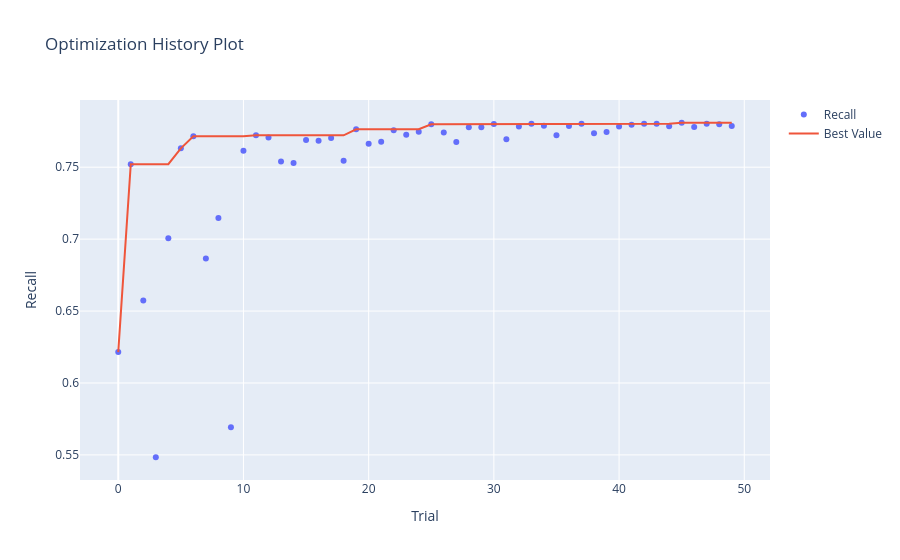
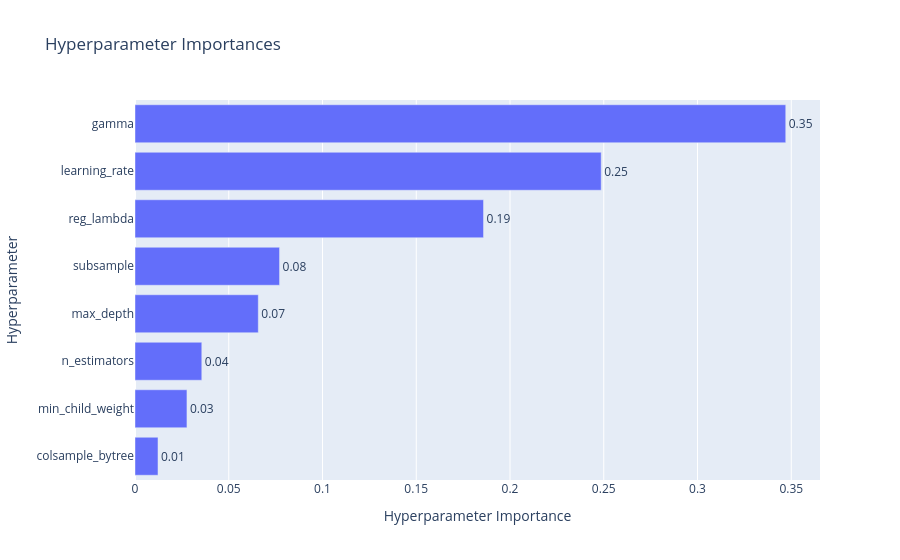

Notebook source saved alongside these figures, in order:
### Code cell
fig1 = viz.plot_optimization_history(study_xgb, target_name="Recall")
fig1.show()

fig2 = viz.plot_param_importances(study_xgb, target_name="Recall")
fig2.show()

### Figure 1 — Plotly figure (JSON) as saved in the notebook; plotly's stock layout.template omitted (floating-point values rounded to 4 significant figures)
{"data": [{"mode": "markers", "name": "Recall", "type": "scatter", "x": [0, 1, 2, 3, 4, 5, 6, 7, 8, 9, 10, 11, 12, 13, 14, 15, 16, 17, 18, 19, 20, 21, 22, 23, 24, 25, 26, 27, 28, 29, 30, 31, 32, 33, 34, 35, 36, 37, 38, 39, 40, 41, 42, 43, 44, 45, 46, 47, 48, 49], "y": [0.6215, 0.7521, 0.6573, 0.5484, 0.7006, 0.7631, 0.7715, 0.6866, 0.7147, 0.5693, 0.7614, 0.7722, 0.7706, 0.7539, 0.753, 0.7689, 0.7684, 0.7703, 0.7544, 0.7764, 0.7662, 0.7676, 0.7756, 0.7726, 0.7747, 0.7798, 0.7742, 0.7675, 0.7778, 0.7778, 0.78, 0.7694, 0.7782, 0.7803, 0.7789, 0.7722, 0.7787, 0.7801, 0.7736, 0.7745, 0.7782, 0.7795, 0.7803, 0.7801, 0.7784, 0.7809, 0.7779, 0.7801, 0.7798, 0.7786]}, {"mode": "lines", "name": "Best Value", "type": "scatter", "x": [0, 1, 2, 3, 4, 5, 6, 7, 8, 9, 10, 11, 12, 13, 14, 15, 16, 17, 18, 19, 20, 21, 22, 23, 24, 25, 26, 27, 28, 29, 30, 31, 32, 33, 34, 35, 36, 37, 38, 39, 40, 41, 42, 43, 44, 45, 46, 47, 48, 49], "y": [0.6215, 0.7521, 0.7521, 0.7521, 0.7521, 0.7631, 0.7715, 0.7715, 0.7715, 0.7715, 0.7715, 0.7722, 0.7722, 0.7722, 0.7722, 0.7722, 0.7722, 0.7722, 0.7722, 0.7764, 0.7764, 0.7764, 0.7764, 0.7764, 0.7764, 0.7798, 0.7798, 0.7798, 0.7798, 0.7798, 0.78, 0.78, 0.78, 0.7803, 0.7803, 0.7803, 0.7803, 0.7803, 0.7803, 0.7803, 0.7803, 0.7803, 0.7803, 0.7803, 0.7803, 0.7809, 0.7809, 0.7809, 0.7809, 0.7809]}, {"marker": {"color": "#cccccc"}, "mode": "markers", "name": "Infeasible Trial", "showlegend": false, "type": "scatter", "x": [], "y": []}], "layout": {"title": {"text": "Optimization History Plot"}, "xaxis": {"title": {"text": "Trial"}}, "yaxis": {"title": {"text": "Recall"}}}}

### Figure 2 — Plotly figure (JSON) as saved in the notebook; plotly's stock layout.template omitted (floating-point values rounded to 4 significant figures)
{"data": [{"cliponaxis": false, "hovertemplate": ["colsample_bytree (FloatDistribution): 0.012263293302427876<extra></extra>", "min_child_weight (IntDistribution): 0.027703902576556937<extra></extra>", "n_estimators (IntDistribution): 0.03561883193794521<extra></extra>", "max_depth (IntDistribution): 0.06575153090745037<extra></extra>", "subsample (FloatDistribution): 0.07709552483215519<extra></extra>", "reg_lambda (FloatDistribution): 0.18587712016046365<extra></extra>", "learning_rate (FloatDistribution): 0.24863397085004604<extra></extra>", "gamma (FloatDistribution): 0.3470558254329547<extra></extra>"], "name": "Recall", "orientation": "h", "text": ["0.01", "0.03", "0.04", "0.07", "0.08", "0.19", "0.25", "0.35"], "textposition": "outside", "type": "bar", "x": [0.01226, 0.0277, 0.03562, 0.06575, 0.0771, 0.1859, 0.2486, 0.3471], "y": ["colsample_bytree", "min_child_weight", "n_estimators", "max_depth", "subsample", "reg_lambda", "learning_rate", "gamma"]}], "layout": {"title": {"text": "Hyperparameter Importances"}, "xaxis": {"title": {"text": "Hyperparameter Importance"}}, "yaxis": {"title": {"text": "Hyperparameter"}}}}
